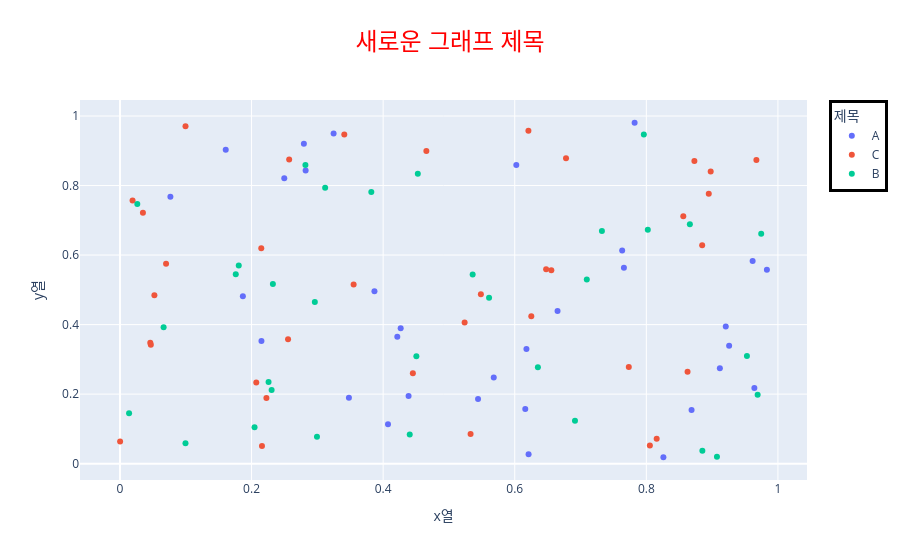

The cell this chart's notebook holds for it:
### Code cell
#scatter(산점도)

import plotly.express as px 
import pandas as pd 
import numpy as np


df = pd.DataFrame({
    "x열": np.random.rand(100), # 0 ~ 1미만의 실수자료형의 난수형태 값을 랜덤으로 생성한다
    "y열": np.random.rand(100), # 0 ~ 1미만의 실수자료형의 난수형태 값을 랜덤으로 생성한다
    "색상기준열": np.random.choice(["A", "B", "C"], 100), # 0 ~ 1미만의 실수자료형의 난수형태 값을 랜덤으로 생성한다
})

fig = px.scatter(
    df,
    x="x열",
    y="y열",
    color = "색상기준열",
    title="산점도 예제"
    
)


fig.update_layout(
    title = {
        "text" : "새로운 그래프 제목",
        "font" : {"size":24, "color":"red"},
        "x" : 0.5
    },
    # legend={
    #     "title" : "제목"
    # }
    legend=dict(
        title="제목", 
        x=1.03, 
         y=1,
        bordercolor = "black",
        borderwidth=3
               
               )
)

fig.show()

### Figure 1 — Plotly figure (JSON) as saved in the notebook; plotly's stock layout.template omitted (floating-point values rounded to 4 significant figures)
{"data": [{"hovertemplate": "색상기준열=A<br>x열=%{x}<br>y열=%{y}<extra></extra>", "legendgroup": "A", "marker": {"color": "#636efa", "symbol": "circle"}, "mode": "markers", "name": "A", "orientation": "v", "showlegend": true, "type": "scatter", "x": [0.7659, 0.4266, 0.9207, 0.621, 0.9616, 0.215, 0.5442, 0.7633, 0.3247, 0.4215, 0.7822, 0.4074, 0.8259, 0.9118, 0.9832, 0.348, 0.3868, 0.616, 0.6178, 0.2795, 0.1868, 0.07665, 0.5681, 0.4387, 0.8688, 0.9258, 0.2497, 0.2822, 0.665, 0.6024, 0.1607, 0.9642], "xaxis": "x", "y": [0.5634, 0.3898, 0.3944, 0.02686, 0.583, 0.3525, 0.1859, 0.6132, 0.9499, 0.3651, 0.9807, 0.1135, 0.01838, 0.2741, 0.558, 0.1898, 0.4957, 0.1573, 0.3297, 0.9202, 0.4816, 0.7681, 0.2476, 0.1946, 0.1541, 0.3393, 0.8211, 0.8434, 0.4389, 0.859, 0.9027, 0.2176], "yaxis": "y"}, {"hovertemplate": "색상기준열=C<br>x열=%{x}<br>y열=%{y}<extra></extra>", "legendgroup": "C", "marker": {"color": "#EF553B", "symbol": "circle"}, "mode": "markers", "name": "C", "orientation": "v", "showlegend": true, "type": "scatter", "x": [0.6779, 0.0002018, 0.8157, 0.8978, 0.8562, 0.5485, 0.7733, 0.05233, 0.2555, 0.6556, 0.3409, 0.01916, 0.5329, 0.07005, 0.04608, 0.9673, 0.5238, 0.09962, 0.6477, 0.8949, 0.4451, 0.2226, 0.3552, 0.6208, 0.8849, 0.2072, 0.8054, 0.2158, 0.0469, 0.2572, 0.6252, 0.03489, 0.8731, 0.4657, 0.2148, 0.8627], "xaxis": "x", "y": [0.8787, 0.06367, 0.07175, 0.8403, 0.7118, 0.4871, 0.2777, 0.4845, 0.3581, 0.5567, 0.9471, 0.7573, 0.08506, 0.5748, 0.348, 0.8737, 0.4057, 0.9703, 0.5589, 0.7764, 0.2601, 0.1888, 0.5153, 0.9575, 0.628, 0.2336, 0.05232, 0.05098, 0.3421, 0.8753, 0.4237, 0.7216, 0.8704, 0.899, 0.6194, 0.2646], "yaxis": "y"}, {"hovertemplate": "색상기준열=B<br>x열=%{x}<br>y열=%{y}<extra></extra>", "legendgroup": "B", "marker": {"color": "#00cc96", "symbol": "circle"}, "mode": "markers", "name": "B", "orientation": "v", "showlegend": true, "type": "scatter", "x": [0.2962, 0.2045, 0.06635, 0.382, 0.9692, 0.8022, 0.4404, 0.4505, 0.561, 0.2324, 0.176, 0.02634, 0.2819, 0.536, 0.2994, 0.2258, 0.9746, 0.6915, 0.7962, 0.9529, 0.7325, 0.7095, 0.3119, 0.8662, 0.2305, 0.1805, 0.09959, 0.01387, 0.8852, 0.6352, 0.9073, 0.4527], "xaxis": "x", "y": [0.4651, 0.1047, 0.3926, 0.7811, 0.1984, 0.6726, 0.08401, 0.3089, 0.4775, 0.5165, 0.5447, 0.7471, 0.8591, 0.5441, 0.07728, 0.2352, 0.6611, 0.1234, 0.9469, 0.3098, 0.6693, 0.5295, 0.7936, 0.6889, 0.2117, 0.5698, 0.0587, 0.1447, 0.03716, 0.2776, 0.01954, 0.8338], "yaxis": "y"}], "layout": {"legend": {"bordercolor": "black", "borderwidth": 3, "title": {"text": "제목"}, "tracegroupgap": 0, "x": 1.03, "y": 1}, "title": {"font": {"color": "red", "size": 24}, "text": "새로운 그래프 제목", "x": 0.5}, "xaxis": {"anchor": "y", "domain": [0, 1], "title": {"text": "x열"}}, "yaxis": {"anchor": "x", "domain": [0, 1], "title": {"text": "y열"}}}}
